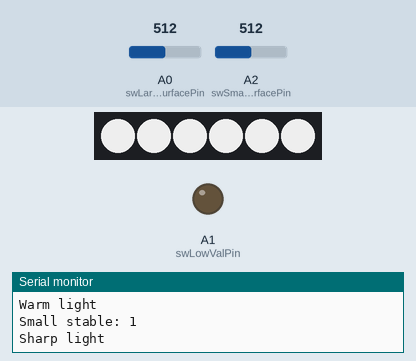
Recording of a sketch running on a simulated Arduino Uno, built with avr-gcc and run on an emulated ATmega328P. Parts: 6 RGB LEDs in strip order, left to right, output pins drawn as LEDs (lit = HIGH), the last lines printed to the serial monitor. The test bench sets the inputs (shaded band); at power-on: A2 (swSmallSurfacePin) = 512, A0 (swLargeSurfacePin) = 512. Dim RGB values are drawn brighter than linear.

Above: at 1.2 s.
1.3 s: A2 (swSmallSurfacePin) set to 992
2.8 s: A2 (swSmallSurfacePin) set to 1010
At 3.8 s:
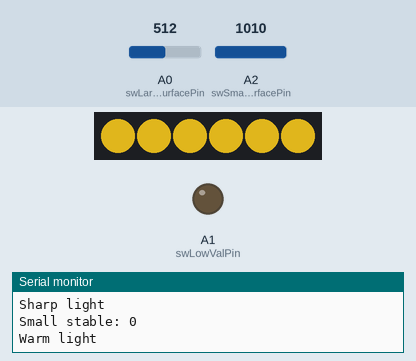
4.5 s: A0 (swLargeSurfacePin) set to 988
6.0 s: A0 (swLargeSurfacePin) set to 1013
At 7.2 s:
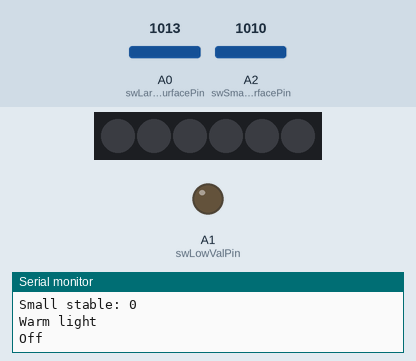
7.7 s: A0 (swLargeSurfacePin) set to 900
At 8.4 s:
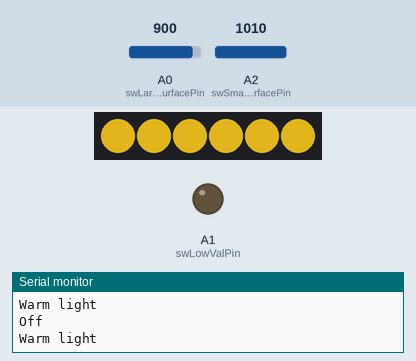
9.4 s: A0 (swLargeSurfacePin) set to 1023
At 10.3 s:
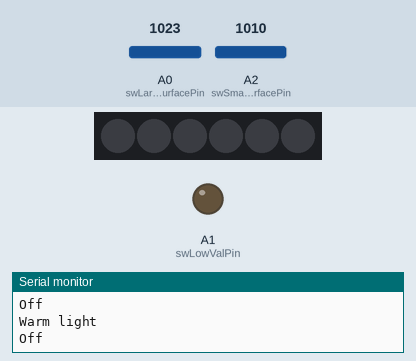
Timing chart, 0 to 12.1 s (numbered marks = the images above; inputs shaded):
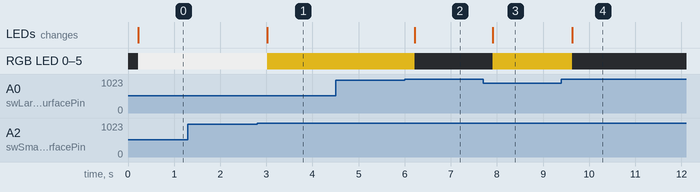

Measured:
- the behaviour switches between 1000 and 1001 on A2 (swSmallSurfacePin) (found by bisection; images 0 and 1)
- the behaviour switches between 1000 and 1001 on A0 (swLargeSurfacePin) (found by bisection; images 1 and 2)
- after the input at 1.3 s, every drawn part: stays the same
- after the input at 2.8 s, RGB LED 0–5: RGB(200, 200, 200) → RGB(160, 130, 20) after 0.22 s; the LEDs: change after 0.22 s (image 1)
- after the input at 4.5 s, every drawn part: stays the same
- after the input at 6.0 s, RGB LED 0–5: RGB(160, 130, 20) → off after 0.21 s; the LEDs: change after 0.21 s (image 2)
- after the input at 7.7 s, RGB LED 0–5: off → RGB(160, 130, 20) after 0.21 s; the LEDs: change after 0.21 s (image 3)
- after the input at 9.4 s, RGB LED 0–5: RGB(160, 130, 20) → off after 0.23 s; the LEDs: change after 0.23 s (image 4)

The sketch:

PUI03_multiState.ino
```cpp
#include <Adafruit_NeoPixel.h>
#include <avr/power.h>

//Switch sensing


bool swLargeSurfaceValue = false;
bool swLargeSurfaceNextValue = false;
unsigned long swLargeSurfaceValueChangeTime = 0;


bool swSmallSurfaceValue = false;
bool swSmallSurfaceNextValue = false;
unsigned long swSmallSurfaceValueChangeTime = 0;

int swStableValue = -1;

int swLargeSurfacePin =  A0;
int swSmallSurfacePin = 	A2;
int swLowValPin =      A1;
int swValueStableTime = 200;

int swLowTreshold = 980;
int swHighTreshold = 1000;


//Neopixel
int npPin = A3;
const int npNum = 6;
Adafruit_NeoPixel pixels = Adafruit_NeoPixel(npNum, npPin, NEO_GRB + NEO_KHZ800);
const uint32_t npSharpColor = pixels.Color(200,200,200);
const uint32_t npWarmColor  = pixels.Color(160,130,20);


void setup() {
  //Switch sensing

  pinMode(swLargeSurfacePin, INPUT);
  pinMode(swSmallSurfacePin, INPUT);

  //Set pullup resistors to pins
  digitalWrite(swLargeSurfacePin, HIGH);
  digitalWrite(swSmallSurfacePin, HIGH);

  //Low Val pin
  pinMode(swLowValPin, OUTPUT);
  digitalWrite(swLowValPin, LOW);


   //Neopixel
  pixels.begin(); // This initializes the NeoPixel library.

  //Debug
  Serial.begin(9600);

}

void loop() {

  //Debug
  /*
  Serial.print("Large surface pin: ");
  Serial.print( analogRead(swLargeSurfacePin));

  Serial.print(" - Small surface pin: ");
  Serial.println( analogRead(swSmallSurfacePin));
  */


  updateColor();

  //Read value changes
  if (!swLargeSurfaceNextValue && analogRead(swLargeSurfacePin) < swLowTreshold){
    swLargeSurfaceNextValue = true;
    swLargeSurfaceValueChangeTime = millis();

  }else if (swLargeSurfaceNextValue && analogRead(swLargeSurfacePin) > swHighTreshold){
    swLargeSurfaceNextValue = false;
    swLargeSurfaceValueChangeTime = millis();
  }


  if (swLargeSurfaceValue != swLargeSurfaceNextValue && (millis() - swLargeSurfaceValueChangeTime > swValueStableTime)){
    swLargeSurfaceValue = swLargeSurfaceNextValue;


    if (swLargeSurfaceValue){
      swStableValue = 2;
      setColor(npWarmColor); //Warm light
      Serial.println("Warm light");
    }else{
      if (!swSmallSurfaceValue){
        swStableValue  = 0;
        setColor(0,0,0); //Off
        Serial.println("Off");
      }else{
        swStableValue  = 1;
        setColor(npSharpColor); //
        Serial.println("Sharp light");
      }
    }
  }


  //Read value changes
  if (!swSmallSurfaceNextValue && analogRead(swSmallSurfacePin) < swLowTreshold){
    swSmallSurfaceNextValue = true;
    swSmallSurfaceValueChangeTime = millis();

  }else if (swSmallSurfaceNextValue && analogRead(swSmallSurfacePin) > swHighTreshold){
    swSmallSurfaceNextValue = false;
    swSmallSurfaceValueChangeTime = millis();
  }

  if (swSmallSurfaceValue != swSmallSurfaceNextValue && (millis() - swSmallSurfaceValueChangeTime > swValueStableTime)){
    swSmallSurfaceValue = swSmallSurfaceNextValue;

    Serial.print("Small stable: ");
    Serial.println(swSmallSurfaceValue);

    if (swSmallSurfaceValue){
      swStableValue = 1;
      setColor(npSharpColor); //Sharp light
      Serial.println("Sharp light");
    }else{
      if (!swLargeSurfaceValue){
        swStableValue  = 0;
        setColor(0,0,0); //Off
        Serial.println("Off");
      }else{
        swStableValue = 2;
        setColor(npWarmColor); //Warm light
        Serial.println("Warm light");
      }
    }
  }

}

uint32_t currentColor, nextColor;
float colorInc;
unsigned long lastColorUpdate = millis();
const int colorUpdateInterval = 30;
const int colorTransitionTime = 30;
float colorTransitionSteps = (float)colorTransitionTime/colorUpdateInterval;
int colorTransitionCurrentStep = 0;

void setColor(uint32_t color){
  currentColor = pixels.getPixelColor(1); //Take the color of the first one
  nextColor = color;

  colorInc = ((float)nextColor - currentColor)/colorTransitionSteps;
  colorTransitionCurrentStep = 0;
}

void setColor(uint8_t r,uint8_t g,uint8_t b){
  setColor(pixels.Color(r,g,b));

}

void updateColor(){

  if (millis() - lastColorUpdate > colorUpdateInterval){
    lastColorUpdate = millis();
    if (colorTransitionCurrentStep < colorTransitionSteps){
      colorTransitionCurrentStep++;
      currentColor+=colorInc;

    }
  }

  for(int i=0;i<npNum;i++){
    pixels.setPixelColor(i, currentColor); // Moderately bright green color.
    pixels.show(); // This sends the updated pixel color to the hardware.
  }
}
```
